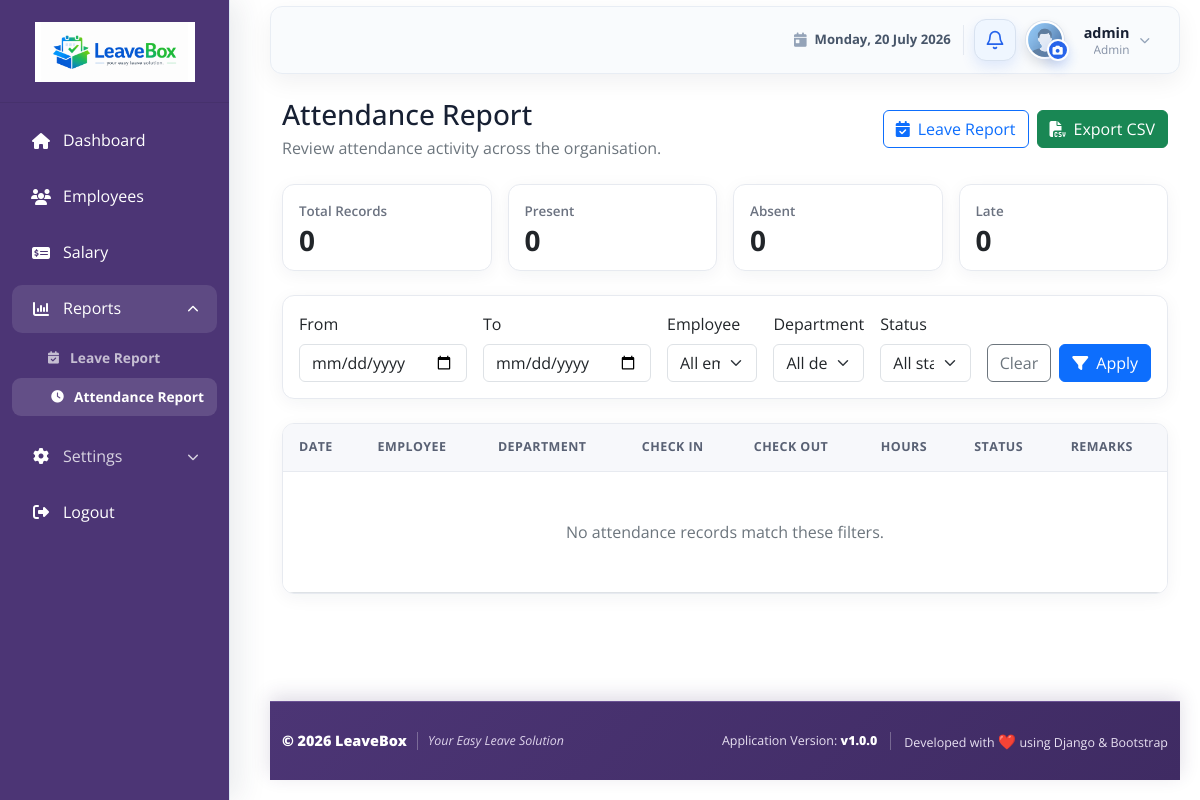
Page /reports/attendance/ (signed in) on the earlier database version.
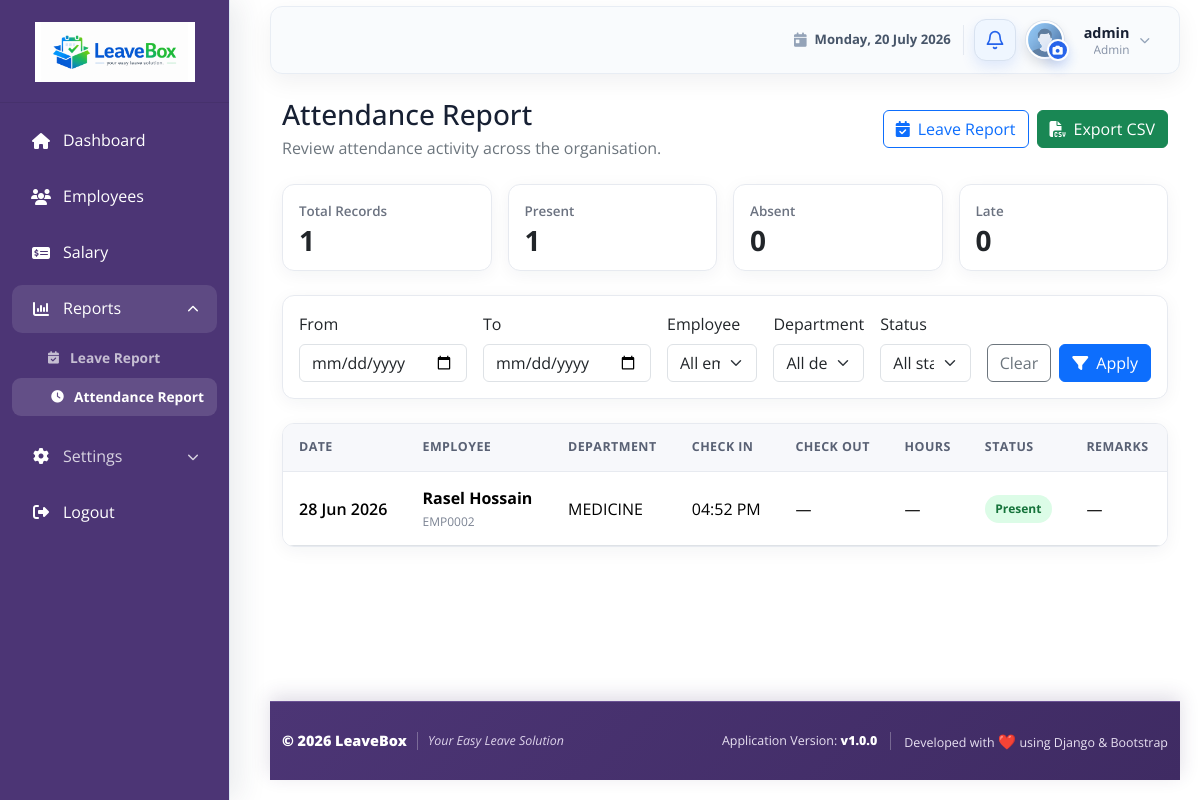
Same page on the later database version.
### attendances/models.py (models this page shows, shortened)
class Attendance(models.Model):
    STATUS_CHOICES = (
        ('PRESENT', 'Present'),
        ('ABSENT', 'Absent'),
        ('LATE', 'Late'),
        ('HALF_DAY', 'Half Day'),
    )
    employee = models.ForeignKey(
        'employees.Employee',
        on_delete=models.CASCADE,
        related_name='attendances',
        null=True # Temporary if you have existing data, otherwise remove
    )
    date = models.DateField()
    check_in = models.TimeField(
        null=True,
        blank=True
    )
    check_out = models.TimeField(
        null=True,
        blank=True
    )
    status = models.CharField(
        max_length=20,
        choices=STATUS_CHOICES
    )
    remarks = models.TextField(
        blank=True,
        null=True
    )
    class Meta:
        unique_together = ('employee', 'date')
        indexes = [
            models.Index(fields=['date'], name='attendance_date_idx'),
            models.Index(fields=['status', 'date'], name='attendance_status_date_idx'),
        ]
    @property
    def working_duration(self):
        if not self.check_in or not self.check_out:
            return None
        start = datetime.combine(self.date, self.check_in)
        end = datetime.combine(self.date, self.check_out)
        if end < start:
            end += timedelta(days=1)
        return end - start
    @property
    def working_hours_display(self):
        duration = self.working_duration
        if duration is None:
            return '—'
        total_minutes = int(duration.total_seconds() // 60)
        hours, minutes = divmod(total_minutes, 60)
        return f'{hours}h {minutes:02d}m'

### employees/models.py (models this page shows, shortened)
class Employee(models.Model):
    EMPLOYEE_ID_PATTERN = re.compile(r'^EMP(\d+)$')
    MAX_EMPLOYEE_NUMBER = 9999
    employee_id = models.CharField(
        max_length=7,
        unique=True,
        editable=False,
        db_index=True,
    )
    user = models.OneToOneField(
        settings.AUTH_USER_MODEL,
        on_delete=models.CASCADE,
        related_name='employee_profile'
    )
    department = models.ForeignKey(
        'departments.Department',
        on_delete=models.SET_NULL,
        null=True,
        related_name='employees'
    )
    designation = models.ForeignKey(
        'employees.EmpDesignation',
        on_delete=models.PROTECT,
        related_name='%(class)s_records',
        blank=True,
        null=True,
    )
    joining_date = models.DateField(default=timezone.now)
    supervisor = models.ForeignKey(
        'self',
        on_delete=models.SET_NULL,
        null=True,
        blank=True,
        related_name='subordinates'
    )
    is_active = models.BooleanField(default=True)
    custom_leave = models.PositiveIntegerField(
        null=True,
        blank=True,
        help_text=(
            "Admin-defined total leave balance for this employee. If set, "
            "leave type balances will be ignored."
        ),
    )

### accounts/models.py (models this page shows, shortened)
class User(AbstractUser):
    ROLE_CHOICES = (
        ('ADMIN', 'Admin/HR'),
        ('EMPLOYEE', 'Employee'),
    )
    role = models.CharField(max_length=10, choices=ROLE_CHOICES, default='EMPLOYEE')
    phone = models.CharField(max_length=15, blank=True, null=True)

### departments/models.py (models this page shows, shortened)
class Department(models.Model):
    name = models.CharField(max_length=100, unique=True)
    code = models.CharField(max_length=20, unique=True)
    description = models.TextField(blank=True, null=True)
    manager = models.ForeignKey(
        'employees.Employee',
        on_delete=models.SET_NULL,
        null=True,
        blank=True,
        related_name='managed_departments'
    )
    created_at = models.DateTimeField(auto_now_add=True)
    updated_at = models.DateTimeField(auto_now=True)
    class Meta:
        ordering = ['name']
        verbose_name = "Department"
        verbose_name_plural = "Departments"
        constraints = [
            models.UniqueConstraint(
                Lower('name'),
                name='unique_department_name_ci',
            ),
        ]
    def __str__(self):
        return self.name

### reports/views.py (the view, shortened to what this page needs)
# urls.py: path('attendance/', AttendanceReportView.as_view(), name='attendance_report'),
class AttendanceReportView(AdminReportMixin, TemplateView):
    template_name = 'attendance/attendance_report.html'
    def get_queryset(self):
        queryset = Attendance.objects.select_related('employee__user', 'employee__department')
        params = self.request.GET
        from_date = self.parse_date(params.get('from_date'))
        to_date = self.parse_date(params.get('to_date'))
        if from_date:
            queryset = queryset.filter(date__gte=from_date)
        if to_date:
            queryset = queryset.filter(date__lte=to_date)
        if params.get('employee', '').isdigit():
            queryset = queryset.filter(employee_id=params['employee'])
        if params.get('department', '').isdigit():
            queryset = queryset.filter(employee__department_id=params['department'])
        if params.get('status') in dict(Attendance.STATUS_CHOICES):
            queryset = queryset.filter(status=params['status'])
        return queryset.order_by('-date', 'employee__employee_id')
    def get(self, request, *args, **kwargs):
        self.object_list = self.get_queryset()
        if request.GET.get('export') == 'csv':
            return self.export_csv(self.object_list)
        return super().get(request, *args, **kwargs)
    def get_context_data(self, **kwargs):
        context = super().get_context_data(**kwargs)
        counts = {item['status']: item['total'] for item in self.object_list.values('status').annotate(total=Count('pk'))}
        context.update(self.filter_context())
        context.update({
            'page_obj': self.paginate(self.object_list), 'total_records': self.object_list.count(),
            'present_count': counts.get('PRESENT', 0), 'absent_count': counts.get('ABSENT', 0),
            'late_count': counts.get('LATE', 0),
            'employees': Employee.objects.select_related('user').order_by('employee_id'),
            'departments': Department.objects.order_by('name'),
            'status_choices': Attendance.STATUS_CHOICES,
            'selected_status': self.request.GET.get('status', ''),
        })
        return context

### LAF/templatetags/navigation_tags.py (called while the page is built)
@register.simple_tag
def url_name_active(request, *url_names):
    resolver_match = getattr(request, 'resolver_match', None)
    current_url_name = getattr(resolver_match, 'url_name', None)
    return current_url_name in url_names

### employees/context_processors.py (called while the page is built)
def current_profile_picture(request):
    default_avatar_url = static('images/avatar.png')
    profile_picture_url = default_avatar_url
    user = getattr(request, 'user', None)
    if user and user.is_authenticated:
        try:
            employee = Employee.objects.select_related('extended_profile').get(user=user)
            try:
                profile = employee.extended_profile
            except EmpProfile.DoesNotExist:
                profile = None
            if profile and profile.profile_picture:
                profile_picture_url = profile.profile_picture.url
        except Employee.DoesNotExist:
            pass
    return {
        'current_profile_picture_url': profile_picture_url,
        'default_avatar_url': default_avatar_url,
    }

### reports/views.py (called while the page is built)
    @staticmethod
    def parse_date(value):
        try:
            return datetime.strptime(value, '%Y-%m-%d').date()
        except (TypeError, ValueError):
            return None

### templates/attendance/attendance_report.html (shortened to what this page needs)
{% extends 'base/base.html' %}
{% load static %}
{% block extra_css %}<link rel="stylesheet" href="{% static 'css/reports.css' %}">{% endblock %}
{% block content %}
<div class="report-page py-3">
  <div class="report-heading d-flex flex-wrap justify-content-between align-items-center gap-3 mb-4">
    <div><h1 class="h3 mb-1">Attendance Report</h1><p class="text-secondary mb-0">Review attendance activity across the organisation.</p></div>
    <div class="d-flex gap-2"><a class="btn btn-outline-primary" href="{% url 'leave_report' %}"><i class="fas fa-calendar-check me-2"></i>Leave Report</a><a class="btn btn-success" href="?{% if filter_query %}{{ filter_query }}&amp;{% endif %}export=csv"><i class="fas fa-file-csv me-2"></i>Export CSV</a></div>
  </div>
  <div class="row g-3 mb-4">
    <div class="col-6 col-xl-3"><div class="card report-stat"><div class="card-body"><span>Total Records</span><strong>{{ total_records }}</strong></div></div></div>
    <div class="col-6 col-xl-3"><div class="card report-stat"><div class="card-body"><span>Present</span><strong>{{ present_count }}</strong></div></div></div>
    <div class="col-6 col-xl-3"><div class="card report-stat"><div class="card-body"><span>Absent</span><strong>{{ absent_count }}</strong></div></div></div>
    <div class="col-6 col-xl-3"><div class="card report-stat"><div class="card-body"><span>Late</span><strong>{{ late_count }}</strong></div></div></div>
  </div>
  <div class="card report-card mb-4"><div class="card-body"><form method="get" class="row g-3 align-items-end">
    <div class="col-md-4 col-xl"><label class="form-label" for="fromDate">From</label><input class="form-control" id="fromDate" type="date" name="from_date" value="{{ from_date }}"></div>
    <div class="col-md-4 col-xl"><label class="form-label" for="toDate">To</label><input class="form-control" id="toDate" type="date" name="to_date" value="{{ to_date }}"></div>
    <div class="col-md-4 col-xl"><label class="form-label" for="employee">Employee</label><select class="form-select" id="employee" name="employee"><option value="">All employees</option></select></div>
    <div class="col-md-4 col-xl"><label class="form-label" for="department">Department</label><select class="form-select" id="department" name="department"><option value="">All departments</option></select></div>
    <div class="col-md-4 col-xl"><label class="form-label" for="status">Status</label><select class="form-select" id="status" name="status"><option value="">All statuses</option></select></div>
    <div class="col-md-8 col-xl-auto d-flex gap-2"><a class="btn btn-outline-secondary" href="{% url 'attendance_report' %}">Clear</a><button class="btn btn-primary" type="submit"><i class="fas fa-filter me-2"></i>Apply</button></div>
  </form></div></div>
  <div class="card report-card overflow-hidden"><div class="table-responsive"><table class="table table-hover mb-0"><thead><tr><th>Date</th><th>Employee</th><th>Department</th><th>Check In</th><th>Check Out</th><th>Hours</th><th>Status</th><th>Remarks</th></tr></thead><tbody>
    {% for record in page_obj %}<tr><td class="fw-semibold">{{ record.date|date:'d M Y' }}</td><td><strong>{{ record.employee.user.get_full_name|default:record.employee.user.username }}</strong><small>{{ record.employee.employee_id }}</small></td><td>{{ record.employee.department|default:'—' }}</td><td>{{ record.check_in|time:'h:i A'|default:'—' }}</td><td>{{ record.check_out|time:'h:i A'|default:'—' }}</td><td>{{ record.working_hours_display }}</td><td><span class="report-status status-{{ record.status|lower }}">{{ record.get_status_display }}</span></td><td>{{ record.remarks|default:'—' }}</td></tr>{% empty %}<tr><td colspan="8" class="text-center py-5 text-secondary">No attendance records match these filters.</td></tr>{% endfor %}
  </tbody></table></div>{% include 'reports/pagination.html' %}</div>
</div>
{% endblock %}

Differences in the rows shown:
added Attendance: date "28 Jun 2026", employee.user.get_full_name "Rasel Hossain", employee.employee_id "EMP0002", employee.department "MEDICINE", check_in "04:52 PM", check_out "—", working_hours_display "—", status "Present", remarks "—"
Other differences:
{{ total_records }}: "0" → "1"
{{ present_count }}: "0" → "1"
text no longer shown: "No attendance records match these filters."
